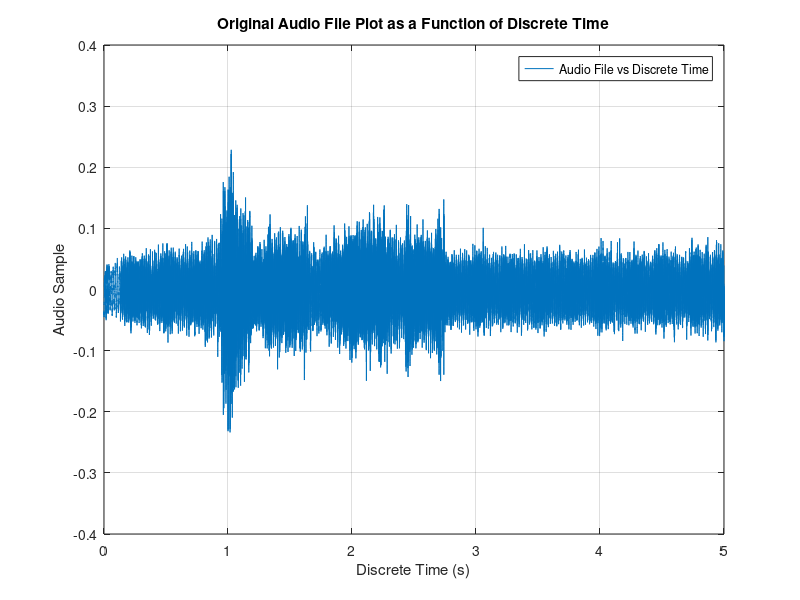

Here is the MATLAB script that generated this plot:
load('ecen455_lab1_sound.mat')
% function call to play sound is "sound"
fs = 48000 ; % sampling frequency (Hz)

sound(y, fs) ; % playing the sound

% number of discrete time points is fs * sample duration
sample_duration = 5 ; % secs
num_discrete_time_points = fs * sample_duration ;
discrete_time_points = linspace(0, sample_duration, num_discrete_time_points) ;

plot(discrete_time_points, y) 
title("Original Audio File Plot as a Function of Discrete Time")
xlabel("Discrete Time (s)")
ylabel("Audio Sample")
legend("Audio File vs Discrete Time")
grid on
